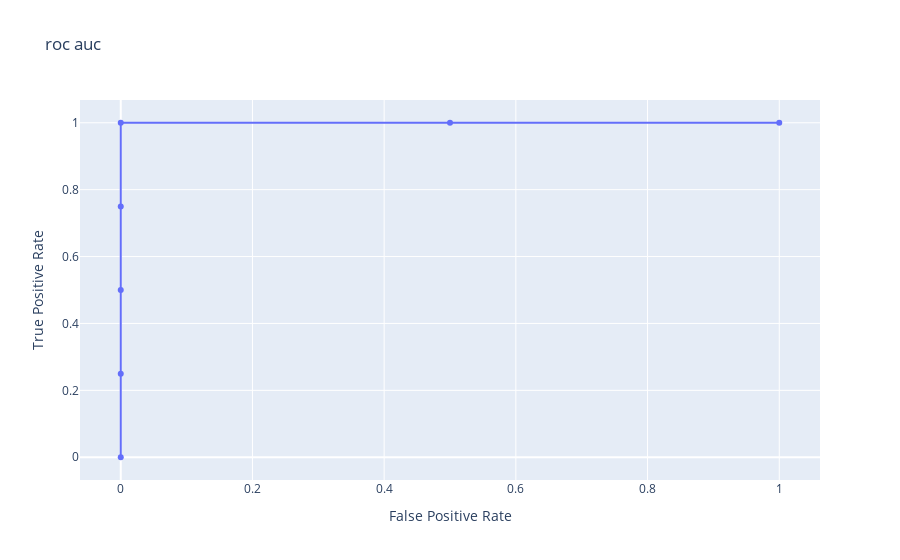

The cell this chart's notebook holds for it:
### Markdown cell above
Now let's plot it.

### Code cell
import plotly.graph_objects as go
x_vals = [pair[0] for pair in roc]
y_vals = [pair[1] for pair in roc]
scatter = go.Scatter(x = x_vals, y = y_vals)
go.Figure(scatter, layout = {'title': 'roc auc', 'xaxis': {'title': 'False Positive Rate'},
                             'yaxis': {'title': 'True Positive Rate'}
                            })

### Figure 1 — Plotly figure (JSON) as saved in the notebook; plotly's stock layout.template omitted (floating-point values rounded to 4 significant figures)
{"data": [{"type": "scatter", "x": [1, 0.5, 0, 0, 0, 0, 0], "y": [1, 1, 1, 0.75, 0.5, 0.25, 0]}], "layout": {"autosize": true, "title": {"text": "roc auc"}, "xaxis": {"autorange": true, "range": [-0.06383, 1.064], "title": {"text": "False Positive Rate"}, "type": "linear"}, "yaxis": {"autorange": true, "range": [-0.07325, 1.073], "title": {"text": "True Positive Rate"}, "type": "linear"}}}
